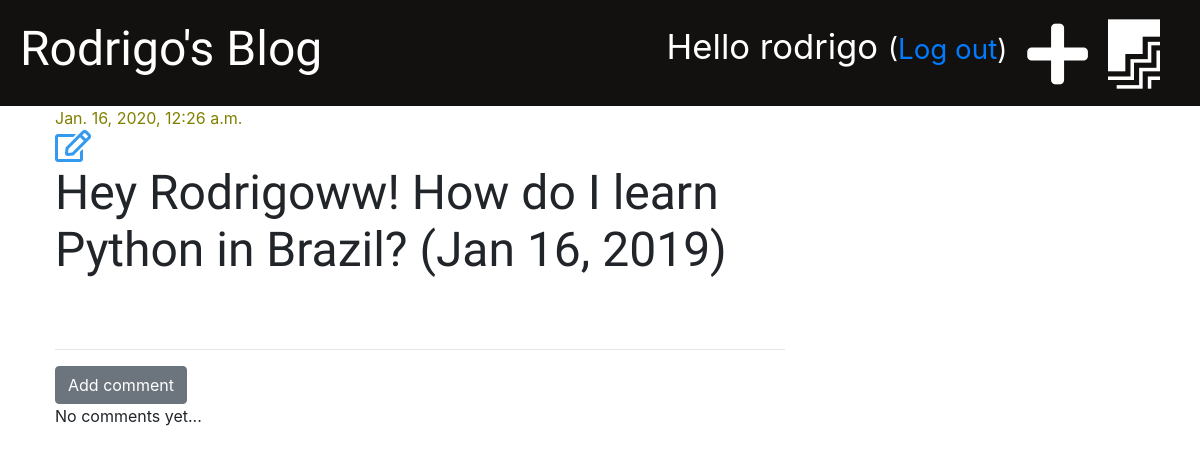
Before: /post/2/ (signed in) with the older database file.
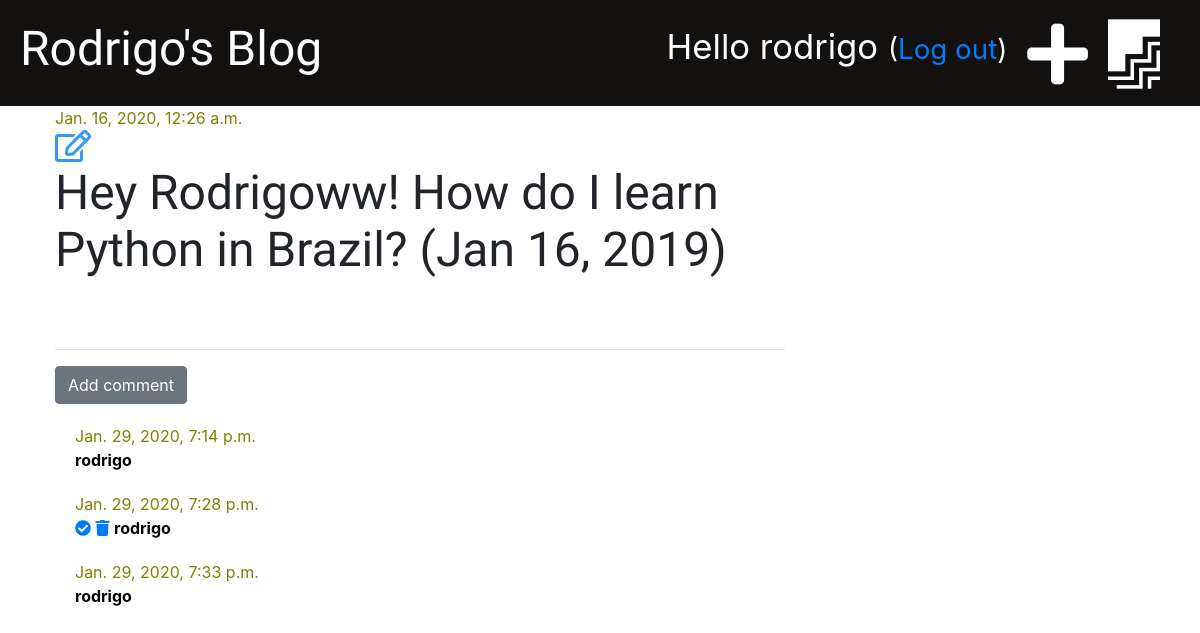
After: the same page with the newer database file.
### project/models.py (models this page shows, shortened)
class Comment(models.Model):
    post = models.ForeignKey('project.Post', on_delete=models.CASCADE, related_name='comments')
    author = models.CharField(max_length=200)
    text = models.TextField()
    created_date = models.DateTimeField(default=timezone.now)
    approved = models.BooleanField(default=False)

### project/views.py (the view)
# urls.py: path('post/<int:pk>/', views.post_detail, name='post_detail'),
def post_detail(request, pk):
    post = get_object_or_404(Post, pk=pk)
    stuff_for_frontend = {'post': post}
    return render(request, 'project/post_detail.html', stuff_for_frontend)

### project/templatetags/markdownify.py (called while the page is built)
@register.filter
def markdown(value):
    renderer = HighlightRenderer()
    markdown = mistune.Markdown(renderer=renderer)
    return markdown(value)

### project/templates/project/post_detail.html (shortened to what this page needs)
{% extends 'project/base.html' %}
{% load markdownify %}
{% block content %}
    <div class='post'>
        {% if post.published_date %}
            <div class='date'>
                {{ post.published_date }}
            </div>
        {% else %}
            <a href="{% url 'post_publish' pk=post.pk %}" class="btn btn-primary">Publish</a>
        {% endif %}
        {% if user.is_authenticated %}
            <a href="{% url 'post_edit' pk=post.pk %}"><i class="far fa-edit fa-2x" style="color: #339af0"></i></a>
        {% endif %}
        <h1>{{ post.title }}</h1>
    </div>
    <hr>
    <a href="{% url 'add_comment_to_post' pk=post.pk %}" class="btn btn-secondary" >Add comment</a>
    {% for comment in post.comments.all %}
        {% if user.is_authenticated or comment.approved %}
            <div class="comment">
                <div class="date">
                    {{ comment.created_date }}
                </div>
                {% if not comment.approved and user.is_superuser %}
                    <a href="{% url 'comment_approve' pk=comment.pk %}"><i class="fas fa-check-circle"></i></a>
                    <a href="{% url 'comment_remove' pk=comment.pk %}"><i class="fas fa-trash"></i></a>
                {% endif %}
                <strong>{{ comment.author }}</strong>
            </div>
        {% endif %}
    {% empty %}
        <p>No comments yet...</p>
    {% endfor %}
{% endblock %}

Changed rows visible on the page:
added Comment: created_date "Jan. 29, 2020, 7:14 p.m.", author "rodrigo"
added Comment: created_date "Jan. 29, 2020, 7:28 p.m.", approved False (drawn), author "rodrigo"
added Comment: created_date "Jan. 29, 2020, 7:33 p.m.", author "rodrigo"
Other visible differences:
text no longer shown: "No comments yet..."
